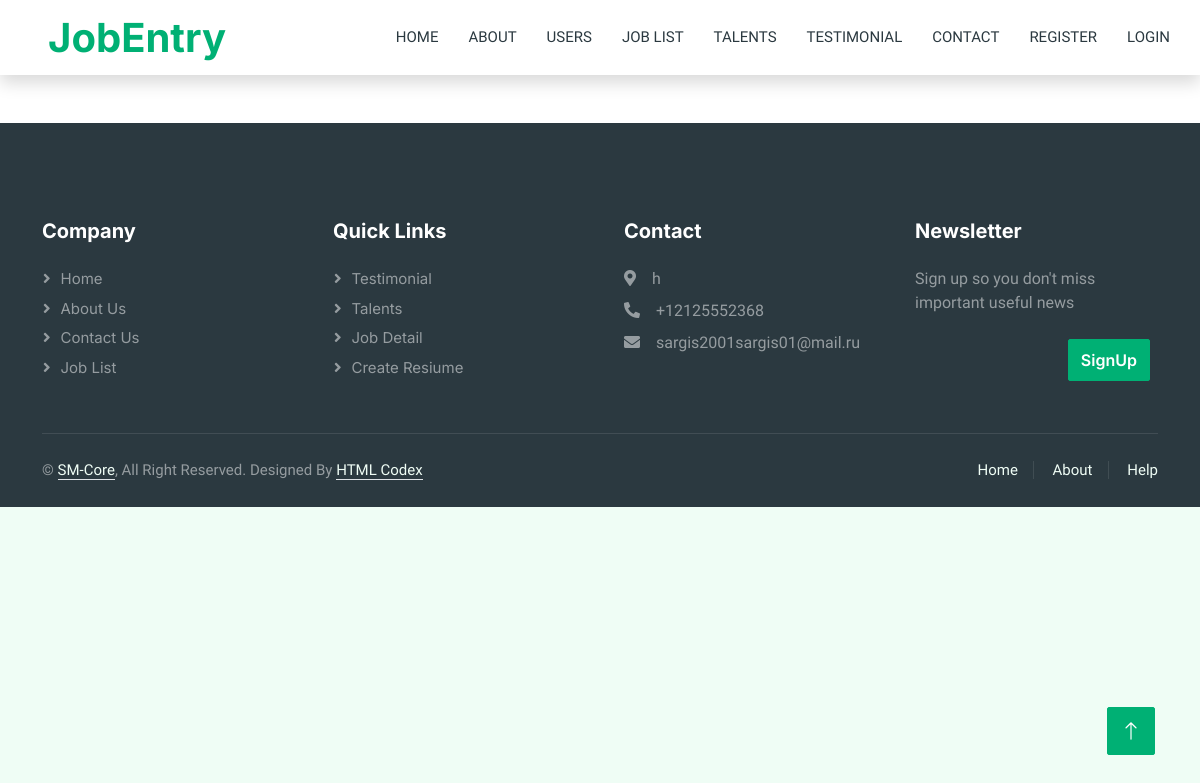
The page /2/ on the database as committed earlier.
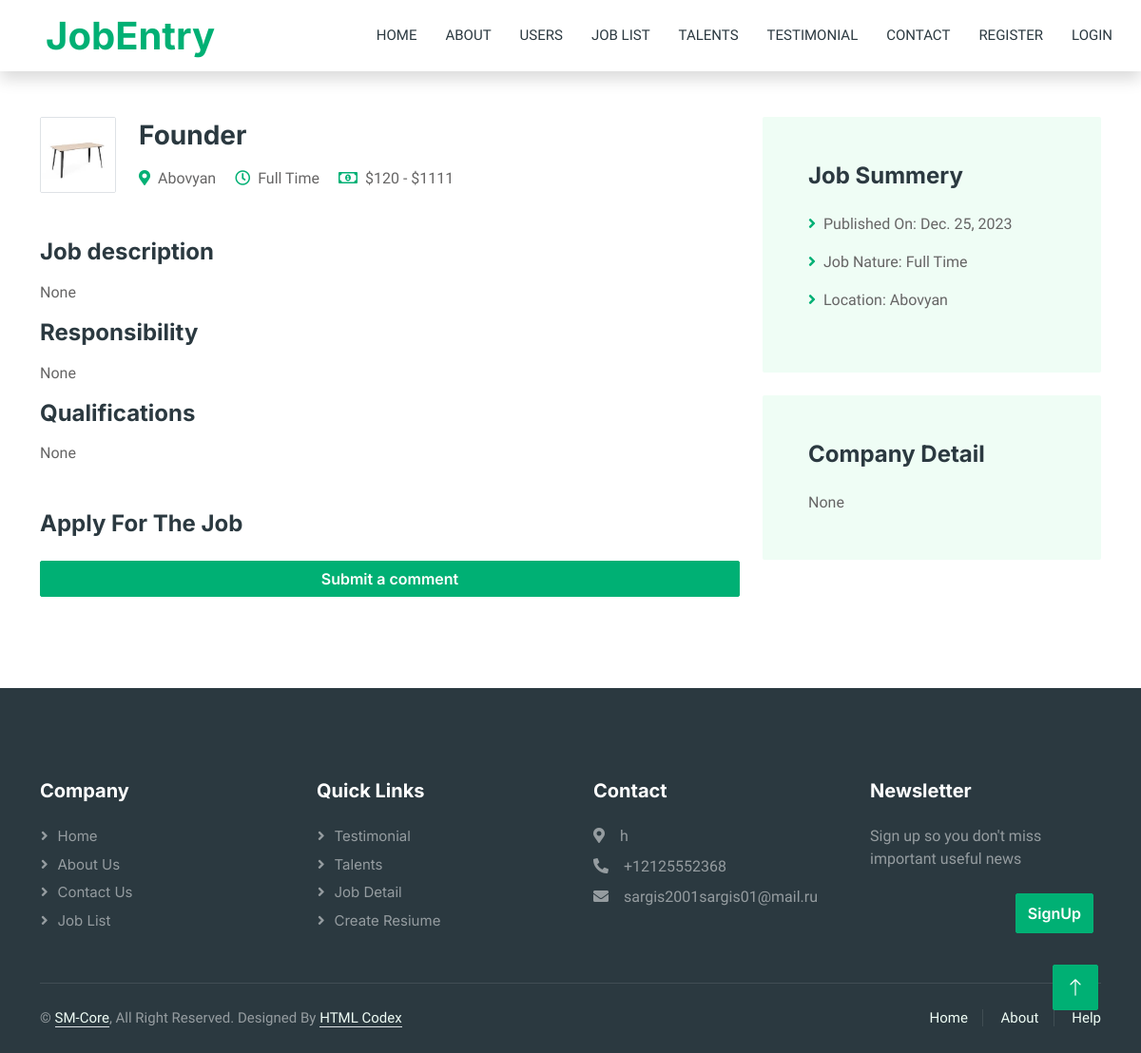
The same page on the database as committed later.
### main/models.py (models this page shows, shortened)
class JobCreate(models.Model):
    Full_time='Full Time'
    Part_time='Part Time'
    timetype=[
        ('Full Time',Full_time),
        ('Part Time',Part_time),
    ]
    Marketing = 'Marketing'
    Customer_Service = 'Customer Service'
    Human_Resource = 'Human Resource'
    Project_Management = 'Project Management'
    Business_Development = 'Business Development'
    Sales_and_Communication = 'Sales & Communication'
    Teaching_and_Education = 'Teaching & Education'
    Design_and_Creative = 'Design & Creative'
    category = [
        ('Marketing', 'Marketing'),
        ('Customer Service', 'Customer Service'),
        ('Human Resource', 'Human Resource'),
        ('Project Management', 'Project Management'),
        ('Business Development', 'Business Development'),
        ('Sales_and Communication', 'Sales & Communication'),
        ('Teaching and Education', 'Teaching & Education'),
        ('Design and Creative', 'Design & Creative'),
    ]
    proff=models.CharField('Job title',max_length=255)
    location=models.CharField('Location',max_length=55)
    jobtime=models.CharField('Job Time',choices=timetype,max_length=50)
    min_salary=models.IntegerField('Min salary')
    max_salary=models.IntegerField('Max salary')
    dt=models.DateField(auto_now_add=True)
    img=models.ImageField('Imagers',upload_to='Jobs_media')
    categories=models.CharField('Category',choices=category,max_length=50,blank=True)
    discription=models.TextField('Job description',null=True)
    responsibility=models.TextField('Responsibility',null=True)
    qualifications=models.TextField('Qualifications',null=True)
    about_company=models.TextField('Company Detail',null=True)
    email=models.EmailField('Email',null=True)
    likes=models.IntegerField(default=0,blank=True)
    savec=models.IntegerField(default=0,blank=True)
    dissave=models.BooleanField(default=True,blank=True)
    class Meta:
        verbose_name='Job Create'
        verbose_name_plural='Job Create'

### main/views.py (the view, shortened to what this page needs)
# urls.py: path('<int:id>/',JobDetail.as_view(),name='detail'),
class JobDetail(DetailView):
    template_name='job-detail.html'
    def get(self,request,id):
        jobcreate=JobCreate.objects.all()
        subjob=JobCreate.objects.filter(pk=id)
        contactus=ContactUs.objects.get()
        form=ApplyForm
        context={
            'link':'Job Detail',
            'subjob':subjob,
            'form':form,
            'jobcreate':jobcreate,
            'contactus':contactus,
                }
        return render(request,self.template_name,context)

### main/Templates/job-detail.html
{% extends 'base.html' %}
    {% block content %}
        {% for i in subjob %}
        <div class="container-xxl py-5 wow fadeInUp" data-wow-delay="0.1s">
            <div class="container">
                <div class="row gy-5 gx-4">
                    <div class="col-lg-8">
                        <div class="d-flex align-items-center mb-5">
                            <img class="flex-shrink-0 img-fluid border rounded" src="{{ i.img.url }}" alt="" style="width: 80px; height: 80px;">
                            <div class="text-start ps-4">
                                <h3 class="mb-3">{{ i.proff }}</h3>
                                <span class="text-truncate me-3"><i class="fa fa-map-marker-alt text-primary me-2"></i>{{ i.location }}</span>
                                <span class="text-truncate me-3"><i class="far fa-clock text-primary me-2"></i>{{ i.jobtime }}</span>
                                <span class="text-truncate me-0"><i class="far fa-money-bill-alt text-primary me-2"></i>${{ i.min_salary }} - ${{ i.max_salary }}</span>
                            </div>
                        </div>
                        <div class="mb-5">
                            <h4 class="mb-3">Job description</h4>
                            <p>{{ i.discription }}</p>
                            <h4 class="mb-3">Responsibility</h4>
                            <p>{{ i.responsibility }}</p>
                            <h4 class="mb-3">Qualifications</h4>
                            <p>{{ i.qualifications }}</p>
                        </div>
                        <div class="">
                            <h4 class="mb-4">Apply For The Job</h4>
                            {% if user.is_authenticated %}
                            <form method="post" action="" enctype="multipart/form-data">
                                {% csrf_token %}
                                <div class="row g-3">
                                    <div class="col-12 col-sm-6">
                                        <input type="text" name="name" class="form-control" placeholder="Your Name">
                                    </div>
                                    <div class="col-12 col-sm-6">
                                        <input type="email" class="form-control" name="email" placeholder="Your Email">
                                    </div>
                                    <div class="col-12 col-sm-6">
                                        <input type="text" class="form-control" name="phone" placeholder="Phone">
                                    </div>
                                        {{ form.resi }}
                                    <div class="col-12">
                                        <textarea class="form-control" rows="5" name="coverlatter" placeholder="Coverletter"></textarea>
                                    </div>
                                    <div class="col-12">
                                        <button class="btn btn-primary w-100" type="submit">Apply Now</button>
                                    </div>
                                </div>
                            </form>
                            {% else %}
                            <div class="col-12">
                                <a href="{% url 'register' %}" class="btn btn-primary w-100">Submit a comment</a>
                            </div>
                            {% endif %}
                        </div>
                    </div>
                    <div class="col-lg-4">
                        <div class="bg-light rounded p-5 mb-4 wow slideInUp" data-wow-delay="0.1s">
                            <h4 class="mb-4">Job Summery</h4>
                            <p><i class="fa fa-angle-right text-primary me-2"></i>Published On: {{ i.dt }}</p>
                            <p><i class="fa fa-angle-right text-primary me-2"></i>Job Nature: {{ i.jobtime }}</p>
                            <p><i class="fa fa-angle-right text-primary me-2"></i>Location: {{ i.location }}</p>
                        </div>
                        <div class="bg-light rounded p-5 wow slideInUp" data-wow-delay="0.1s">
                            <h4 class="mb-4">Company Detail</h4>
                            <p class="m-0">{{ i.about_company }}</p>
                        </div>
                    </div>
                </div>
            </div>
        </div>
        {% endfor %}
    {% endblock %}

Rows that differ between the two databases and show on the page:
added JobCreate: img (picture), proff "Founder", location "Abovyan", jobtime "Full Time", min_salary "120", max_salary "1111", discription "None", responsibility "None", qualifications "None", dt "Dec. 25, 2023", about_company "None"
